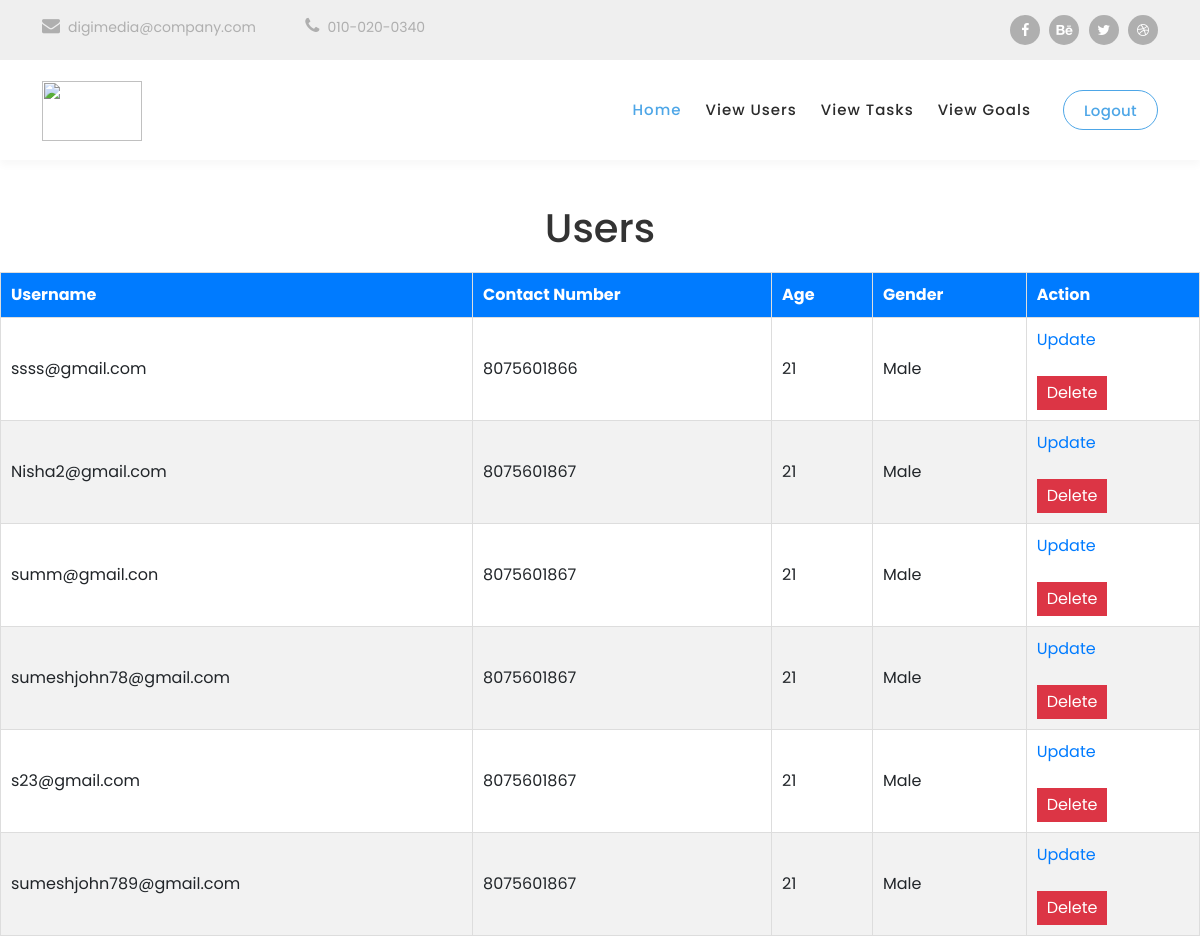
/view-users/ (signed in), run on the app's committed database.
### TaskApp/models.py (models this page shows, shortened)
class Register_table(models.Model):
    user = models.OneToOneField(User, on_delete=models.CASCADE)
    username=models.EmailField(max_length=255,null=True)
    contact_number = models.IntegerField()
    password = models.CharField(max_length=200)
    age = models.IntegerField(null=True, blank=True)
    gender = models.CharField(max_length=200, null=True, blank=True, default="Male")
    added_on = models.DateField(auto_now_add=True, null=True, blank=True)
    uploaded_on = models.DateField(auto_now_add=True, null=True, blank=True)

### TaskApp/views.py (the view)
# urls.py: path('view-users/', viewUsers, name='view_users'),
@login_required
def viewUsers(request):
    users=Register_table.objects.all()
    return render(request,'viewUsers.html' ,{"users":users})

### TaskApp/templates/viewUsers.html (shortened to what this page needs)
{% load static %}
<!DOCTYPE html>
<html lang="en">
  <head>
    <link
      rel="stylesheet"
      type="text/css"
      href="{% static 'css/animated.css' %}"
    />
    <link
      rel="stylesheet"
      type="text/css"
      href="{% static 'css/bootstrap.min.css' %}"
    />
    <link
      rel="stylesheet"
      type="text/css"
      href="{% static 'css/fontawesome.css' %}"
    />
    <link rel="stylesheet" type="text/css" href="{% static 'css/owl.css' %}" />
    <link
      rel="stylesheet"
      type="text/css"
      href="{% static 'css/templatemo-digimedia-v1.css' %}"
    />
    <link
      rel="stylesheet"
      type="text/css"
      href="{% static 'css/templatemo-digimedia-v2.css' %}"
    />
    <link
      rel="stylesheet"
      type="text/css"
      href="{% static 'css/templatemo-digimedia-v3.css' %}"
    />
  </head>
  <body>
    <div class="pre-header">
      <div class="container">
        <div class="row">
          <div class="col-lg-8 col-sm-8 col-7">
            <ul class="info">
              <li>
                <a href="#"
                  ><i class="fa fa-envelope"></i>digimedia@company.com</a
                >
              </li>
              <li>
                <a href="#"><i class="fa fa-phone"></i>010-020-0340</a>
              </li>
            </ul>
          </div>
          <div class="col-lg-4 col-sm-4 col-5">
            <ul class="social-media">
              <li>
                <a href="#"><i class="fa fa-facebook"></i></a>
              </li>
              <li>
                <a href="#"><i class="fa fa-behance"></i></a>
              </li>
              <li>
                <a href="#"><i class="fa fa-twitter"></i></a>
              </li>
              <li>
                <a href="#"><i class="fa fa-dribbble"></i></a>
              </li>
            </ul>
          </div>
        </div>
      </div>
    </div>
    <header
      class="header-area header-sticky wow slideInDown"
      data-wow-duration="0.75s"
      data-wow-delay="0s"
    >
      <div class="container">
        <div class="row">
          <div class="col-12">
            <nav class="main-nav">
              <a href="/dashboard" class="logo">
                <img
                  style="height: 60px; width: 100px"
                  src="{% static 'images/sdg2.png' %}"
                  alt=""
                />
              </a>
              <ul class="nav">
                <li class="scroll-to-section">
                  <a href="/dashboard" class="active">Home</a>
                </li>
                <li class="scroll-to-section">
                  <a href="/view-users">View Users</a>
                </li>
                <li class="scroll-to-section">
                  <a href="/view-tasks">View Tasks</a>
                </li>
                <li class="scroll-to-section">
                  <a href="/view-goals">View Goals</a>
                </li>
                <li class="scroll-to-section">
                  <div class="border-first-button">
                    <a href="/signout">Logout</a>
                  </div>
                </li>
              </ul>
            </nav>
          </div>
        </div>
      </div>
    </header>
    <br />
    <br />
    <br />
    <br />
    <br />
    <br />
    <center><h1>Users</h1></center>
    <table>
      <thead>
        <tr>
          <th>Username</th>
          <th>Contact Number</th>
          <th>Age</th>
          <th>Gender</th>
          <th>Action</th>
        </tr>
      </thead>
      <tbody>
        {% for user in users %}
        <tr>
          <td>{{ user.user.username }}</td>
          <td>{{ user.contact_number }}</td>
          <td>{{ user.age }}</td>
          <td>{{ user.gender }}</td>
          <td>
            <a href="{% url 'updateUser' user.user.id %}">Update</a>
            <br />
            <br />
            <form
              method="post"
              action="{% url 'delete_user' %}?user_id={{ user.user.id }}"
              style="display: inline"
            >
              <button type="submit">Delete</button>
            </form>
          </td>
        </tr>
        {% endfor %}
      </tbody>
    </table>
  </body>
</html>

### TaskApp/static/css/templatemo-digimedia-v1.css (style rules this page uses)
html, body, div, span, applet, object, iframe, h1, h2, h3, h4, h5, h6, p, blockquote, div pre, a, abbr, acronym, address, big, cite, code, del, dfn, em, font, img, ins, kbd, q, s, samp, small, strike, strong, sub, sup, tt, var, b, u, i, center, dl, dt, dd, ol, ul, li, figure, header, nav, section, article, aside, footer, figcaption { margin: 0; padding: 0; border: 0; outline: 0; }
ul, li { padding: 0; margin: 0; list-style: none; }
header, nav, section, article, aside, footer, hgroup { display: block; }
* { box-sizing: border-box; }
html, body { font-family: 'Poppins', sans-serif; font-weight: 400; background-color: #fff; -ms-text-size-adjust: 100%; -webkit-font-smoothing: antialiased; -moz-osx-font-smoothing: grayscale; }
a { text-decoration: none !important; }
h1, h2, h3, h4, h5, h6 { margin-top: 0px; margin-bottom: 0px; }
ul { margin-bottom: 0px; }
img { width: 100%; overflow: hidden; }
html, body { background: #fff; font-family: 'Poppins', sans-serif; }
.border-first-button a { display: inline-block !important; padding: 10px 20px !important; color: #fa65b1 !important; border: 1px solid #fa65b1 !important; border-radius: 23px; font-weight: 500 !important; letter-spacing: 0.3px !important; transition: all .5s; }
.pre-header { background-color: #efefef; height: 60px; padding: 15px 0px; }
.pre-header ul li { display: inline-block; }
.pre-header ul.info li { margin-right: 45px; }
.pre-header ul.info li a { color: #afafaf; font-size: 14px; transition: all .3s; }
.pre-header ul.info li a i { font-size: 18px; margin-right: 8px; }
.pre-header ul.social-media { text-align: right; }
.pre-header ul.social-media li { margin-left: 5px; }
.pre-header ul.social-media li a { background-color: #afafaf; color: #fff; display: inline-block; width: 30px; height: 30px; line-height: 30px; text-align: center; border-radius: 50%; font-size: 14px; transition: all .3s; }
.header-area { background-color: #fff; box-shadow: 0px 5px 8px rgba(0,0,0,0.03); position: absolute; left: 0px; right: 0px; z-index: 100; height: 100px; -webkit-transition: all .5s ease 0s; -moz-transition: all .5s ease 0s; -o-transition: all .5s ease 0s; transition: all .5s ease 0s; }
.header-area .main-nav { min-height: 80px; background: transparent; }
.header-area .main-nav .logo { float: left; -webkit-transition: all 0.3s ease 0s; -moz-transition: all 0.3s ease 0s; -o-transition: all 0.3s ease 0s; transition: all 0.3s ease 0s; }
.header-area .main-nav .logo { line-height: 100px; float: left; -webkit-transition: all 0.3s ease 0s; -moz-transition: all 0.3s ease 0s; -o-transition: all 0.3s ease 0s; transition: all 0.3s ease 0s; }
.header-area .main-nav .nav { float: right; margin-top: 30px; margin-right: 0px; background-color: transparent; -webkit-transition: all 0.3s ease 0s; -moz-transition: all 0.3s ease 0s; -o-transition: all 0.3s ease 0s; transition: all 0.3s ease 0s; position: relative; z-index: 999; }
.header-area .main-nav .nav li { padding-left: 20px; padding-right: 20px; }
.header-area .main-nav .nav li:last-child { padding-right: 0px; padding-left: 40px; }
.header-area .main-nav .nav li:last-child a , .background-header .main-nav .nav li:last-child a { padding: 0px 20px !important; font-weight: 400; }
.header-area .main-nav .nav li a { display: block; font-weight: 500; font-size: 15px; color: #2a2a2a; text-transform: capitalize; -webkit-transition: all 0.3s ease 0s; -moz-transition: all 0.3s ease 0s; -o-transition: all 0.3s ease 0s; transition: all 0.3s ease 0s; height: 40px; line-height: 40px; border: transparent; letter-spacing: 1px; }
.header-area .main-nav .nav li:hover a, .header-area .main-nav .nav li a.active { color: #fa65b1!important; }
.header-area.header-sticky { min-height: 80px; }
.header-area .nav { margin-top: 30px; }
.header-area.header-sticky .nav li a.active { color: #fa65b1; }
@media (max-width: 1200px) { .header-area .main-nav .nav li { padding-left: 12px; padding-right: 12px; } }
@media (max-width: 1200px) { .header-area .main-nav:before { display: none; } }
@media (min-width: 767px) { .header-area .main-nav .nav { display: flex !important; } }
@media (max-width: 1200px) { .header-area .main-nav .nav li:last-child { padding-left: 20px; } }

### data on the page
Register_table: user.username "ssss@gmail.com", contact_number "8075601866", age "21", gender "Male"
Register_table: user.username "Nisha2@gmail.com", contact_number "8075601867", age "21", gender "Male"
Register_table: user.username "summ@gmail.con", contact_number "8075601867", age "21", gender "Male"
Register_table: user.username "sumeshjohn78@gmail.com", contact_number "8075601867", age "21", gender "Male"
Register_table: user.username "s23@gmail.com", contact_number "8075601867", age "21", gender "Male"
Register_table: user.username "sumeshjohn789@gmail.com", contact_number "8075601867", age "21", gender "Male"
